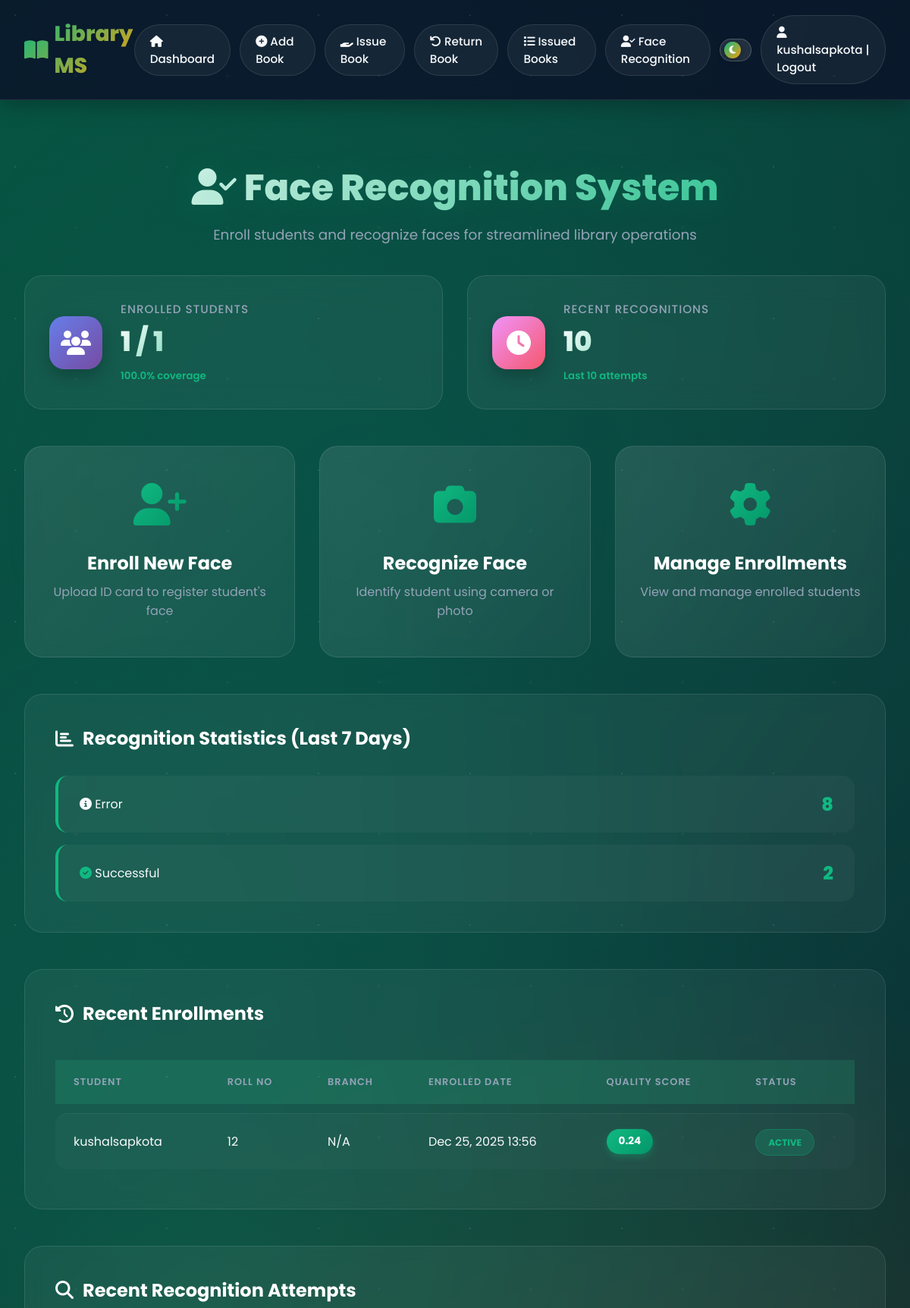
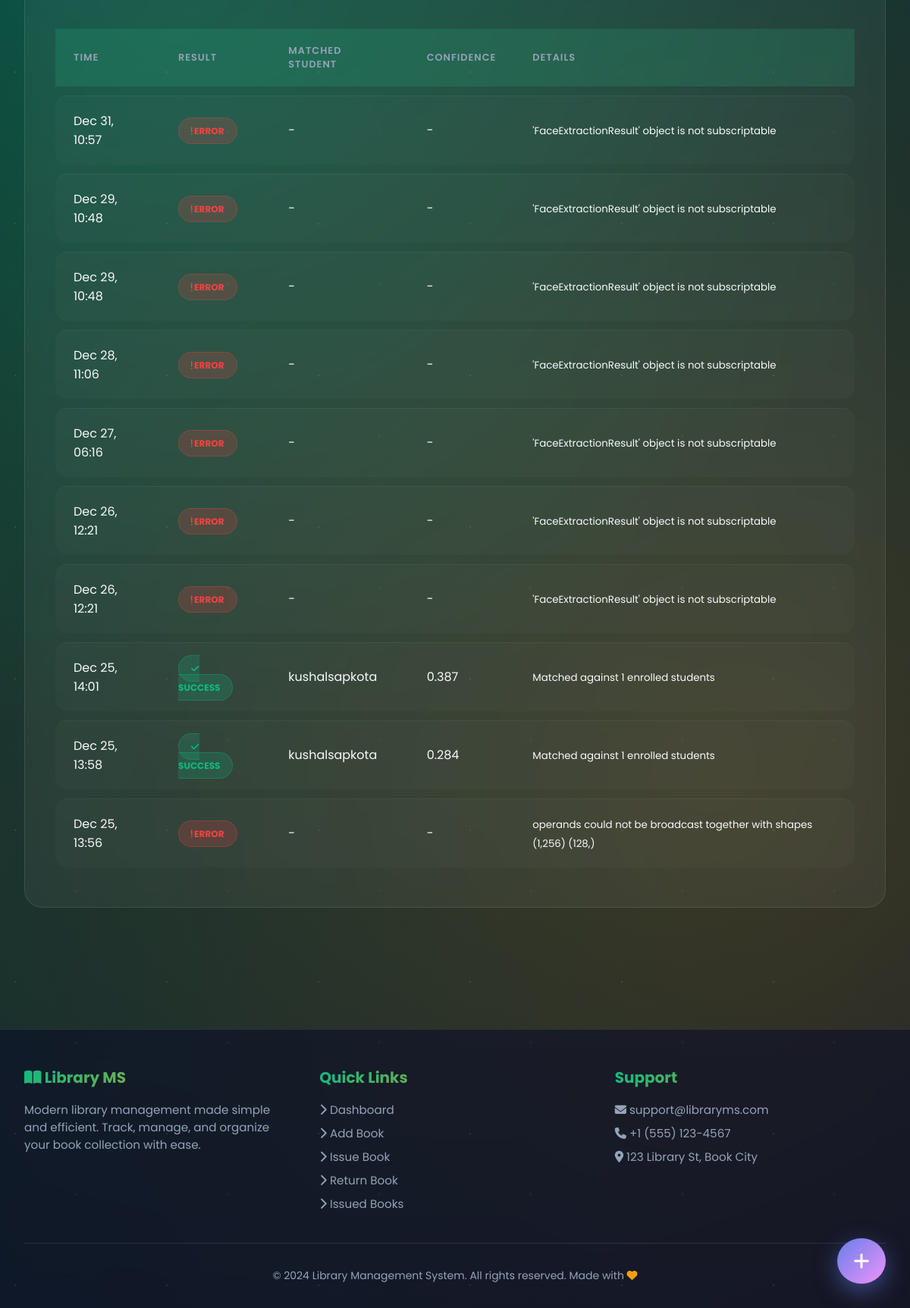
Page /face/dashboard/ (signed in) on the committed database (2 pictures, top to bottom).
### idchartrecognation/models.py (models this page shows, shortened)
class FaceEncoding(models.Model):
    student = models.OneToOneField(Student, on_delete=models.CASCADE, related_name='face_encoding')
    encoding_data = models.BinaryField(help_text='128-dimensional face encoding vector')
    confidence_score = models.FloatField(
        help_text='Quality score of the face encoding (0-1)',
        default=0.0
    )
    enrolled_at = models.DateTimeField(auto_now_add=True)
    updated_at = models.DateTimeField(auto_now=True)
    is_active = models.BooleanField(
        default=True,
        help_text='Active encodings are used for recognition'
    )
    id_card = models.ForeignKey(
        IDCard,
        on_delete=models.SET_NULL,
        null=True,
        blank=True,
        related_name='face_encodings',
        help_text='Source ID card for this encoding'
    )
    class Meta:
        ordering = ['-enrolled_at']
        verbose_name = "Face Encoding"
        verbose_name_plural = "Face Encodings"
        indexes = [
            models.Index(fields=['student', 'is_active']),
        ]

class RecognitionLog(models.Model):
    RESULT_CHOICES = [
        ('success', 'Success'),
        ('no_match', 'No Match Found'),
        ('no_face', 'No Face Detected'),
        ('multiple_faces', 'Multiple Faces Detected'),
        ('poor_quality', 'Poor Quality Image'),
        ('error', 'Error'),
    ]
    image = models.ImageField(upload_to='recognition_logs/', null=True, blank=True)
    result = models.CharField(max_length=20, choices=RESULT_CHOICES)
    matched_student = models.ForeignKey(
        Student,
        on_delete=models.SET_NULL,
        null=True,
        blank=True,
        related_name='recognition_logs'
    )
    confidence = models.FloatField(
        null=True,
        blank=True,
        help_text='Match confidence score (lower is better, < 0.6 is good match)'
    )
    timestamp = models.DateTimeField(auto_now_add=True)
    details = models.TextField(blank=True, help_text='Additional details or error messages')
    class Meta:
        ordering = ['-timestamp']
        verbose_name = "Recognition Log"
        verbose_name_plural = "Recognition Logs"
        indexes = [
            models.Index(fields=['-timestamp']),
            models.Index(fields=['matched_student', '-timestamp']),
        ]

### home/models.py (models this page shows, shortened)
class Student(models.Model):
    MAX_BOOKS_ALLOWED = 5  # Maximum books a student can issue at once
    user = models.OneToOneField(User, on_delete=models.CASCADE)
    classroom = models.CharField(max_length=10, blank=True, default='N/A')
    branch = models.CharField(max_length=10, blank=True, default='N/A')
    roll_no = models.CharField(max_length=3, blank=True)
    phone = models.CharField(
        max_length=10,
        blank=True,
        validators=[RegexValidator(
            regex=r'^\d{10}$',
            message='Phone number must be exactly 10 digits'
        )]
    )
    image = models.ImageField(upload_to="student_images/", blank=True)
    date_joined = models.DateTimeField(auto_now_add=True)
    is_active = models.BooleanField(default=True)
    class Meta:
        ordering = ['user__username']

### idchartrecognation/views.py (the view)
# urls.py: path('dashboard/', views.dashboard, name='dashboard'),
@login_required
def dashboard(request):
    total_enrolled = FaceEncoding.objects.filter(is_active=True).count()
    total_students = Student.objects.filter(is_active=True).count()
    enrollment_percentage = (total_enrolled / total_students * 100) if total_students > 0 else 0
    recent_enrollments = FaceEncoding.objects.filter(
        is_active=True
    ).select_related('student__user').order_by('-enrolled_at')[:10]
    week_ago = timezone.now() - timedelta(days=7)
    recognition_stats = RecognitionLog.objects.filter(
        timestamp__gte=week_ago
    ).values('result').annotate(count=Count('result'))
    recent_recognitions = RecognitionLog.objects.select_related(
        'matched_student__user'
    ).order_by('-timestamp')[:10]
    context = {
        'total_enrolled': total_enrolled,
        'total_students': total_students,
        'enrollment_percentage': enrollment_percentage,
        'recent_enrollments': recent_enrollments,
        'recognition_stats': recognition_stats,
        'recent_recognitions': recent_recognitions,
    }
    return render(request, 'idchartrecognation/dashboard.html', context)

### idchartrecognation/templates/idchartrecognation/dashboard.html (shortened to what this page needs)
{% extends 'base.html' %}
{% block content %}
<div class="page-header">
    <h1><i class="fas fa-user-check"></i> Face Recognition System</h1>
    <p>Enroll students and recognize faces for streamlined library operations</p>
</div>
<div class="stats-grid">
    <div class="stat-card">
        <div class="stat-icon" style="background: linear-gradient(135deg, #667eea 0%, #764ba2 100%);">
            <i class="fas fa-users"></i>
        </div>
        <div class="stat-content">
            <p>Enrolled Students</p>
            <h2>{{ total_enrolled }} / {{ total_students }}</h2>
            <small>{{ enrollment_percentage|floatformat:1 }}% coverage</small>
        </div>
    </div>
    <div class="stat-card">
        <div class="stat-icon" style="background: linear-gradient(135deg, #f093fb 0%, #f5576c 100%);">
            <i class="fas fa-clock"></i>
        </div>
        <div class="stat-content">
            <p>Recent Recognitions</p>
            <h2>{{ recent_recognitions.count }}</h2>
            <small>Last 10 attempts</small>
        </div>
    </div>
</div>
<div class="actions-grid">
    <a href="{% url 'idchartrecognation:enroll_face' %}" class="action-card">
        <i class="fas fa-user-plus"></i>
        <h3>Enroll New Face</h3>
        <p>Upload ID card to register student's face</p>
    </a>
    <a href="{% url 'idchartrecognation:recognize_face' %}" class="action-card">
        <i class="fas fa-camera"></i>
        <h3>Recognize Face</h3>
        <p>Identify student using camera or photo</p>
    </a>
    <a href="{% url 'idchartrecognation:manage_enrollments' %}" class="action-card">
        <i class="fas fa-cog"></i>
        <h3>Manage Enrollments</h3>
        <p>View and manage enrolled students</p>
    </a>
</div>
{% if recognition_stats %}
<div class="section-card">
    <h3><i class="fas fa-chart-bar"></i> Recognition Statistics (Last 7 Days)</h3>
    <div class="stats-list">
        {% for stat in recognition_stats %}
        <div class="stat-item">
            <span class="stat-label">
                {% if stat.result == 'success' %}
                    <i class="fas fa-check-circle" style="color: #10b981;"></i> Successful
                {% elif stat.result == 'no_match' %}
                    <i class="fas fa-times-circle" style="color: #ef4444;"></i> No Match
                {% elif stat.result == 'no_face' %}
                    <i class="fas fa-exclamation-circle" style="color: #f59e0b;"></i> No Face Detected
                {% else %}
                    <i class="fas fa-info-circle"></i> {{ stat.result|title }}
                {% endif %}
            </span>
            <span class="stat-value">{{ stat.count }}</span>
        </div>
        {% endfor %}
    </div>
</div>
{% endif %}
{% if recent_enrollments %}
<div class="section-card">
    <h3><i class="fas fa-history"></i> Recent Enrollments</h3>
    <div class="table-responsive">
        <table class="data-table">
            <thead>
                <tr>
                    <th>Student</th>
                    <th>Roll No</th>
                    <th>Branch</th>
                    <th>Enrolled Date</th>
                    <th>Quality Score</th>
                    <th>Status</th>
                </tr>
            </thead>
            <tbody>
                {% for enrollment in recent_enrollments %}
                <tr>
                    <td>{{ enrollment.student.user.get_full_name|default:enrollment.student.user.username }}</td>
                    <td>{{ enrollment.student.roll_no }}</td>
                    <td>{{ enrollment.student.branch }}</td>
                    <td>{{ enrollment.enrolled_at|date:"M d, Y H:i" }}</td>
                    <td>
                        <div class="quality-badge">
                            {{ enrollment.confidence_score|floatformat:2 }}
                        </div>
                    </td>
                    <td>
                        {% if enrollment.is_active %}
                            <span class="badge badge-success">Active</span>
                        {% else %}
                            <span class="badge badge-secondary">Inactive</span>
                        {% endif %}
                    </td>
                </tr>
                {% endfor %}
            </tbody>
        </table>
    </div>
</div>
{% endif %}
{% if recent_recognitions %}
<div class="section-card">
    <h3><i class="fas fa-search"></i> Recent Recognition Attempts</h3>
    <div class="table-responsive">
        <table class="data-table">
            <thead>
                <tr>
                    <th>Time</th>
                    <th>Result</th>
                    <th>Matched Student</th>
                    <th>Confidence</th>
                    <th>Details</th>
                </tr>
            </thead>
            <tbody>
                {% for log in recent_recognitions %}
                <tr>
                    <td>{{ log.timestamp|date:"M d, H:i" }}</td>
                    <td>
                        {% if log.result == 'success' %}
                            <span class="badge badge-success"><i class="fas fa-check"></i> Success</span>
                        {% elif log.result == 'no_match' %}
                            <span class="badge badge-warning"><i class="fas fa-times"></i> No Match</span>
                        {% else %}
                            <span class="badge badge-danger"> {{ log.result|title }}</span>
                        {% endif %}
                    </td>
                    <td>
                        {% if log.matched_student %}
                            {{ log.matched_student.user.get_full_name|default:log.matched_student.user.username }}
                        {% else %}
                            -
                        {% endif %}
                    </td>
                    <td>
                        {% if log.confidence %}
                            {{ log.confidence|floatformat:3 }}
                        {% else %}
                            -
                        {% endif %}
                    </td>
                    <td><small>{{ log.details|truncatewords:10 }}</small></td>
                </tr>
                {% endfor %}
            </tbody>
        </table>
    </div>
</div>
{% endif %}
{% endblock %}

### home/templates/base.html (shortened to what this page needs)
{% load static %}
<!DOCTYPE html>
<html lang="en">
<head>
    <link rel="stylesheet" href="{% static 'user/style.css' %}">
    <link rel="stylesheet" href="https://cdnjs.cloudflare.com/ajax/libs/font-awesome/6.4.0/css/all.min.css">
</head>
<body>
    <nav class="navbar">
        <a href="{% url 'index' %}" class="navbar-brand">
            <i class="fas fa-book-open"></i> Library MS
        </a>
        <div class="nav-links">
            <a href="{% url 'index' %}">
                <i class="fas fa-home"></i> Dashboard
            </a>
            <a href="{% url 'add_book' %}">
                <i class="fas fa-plus-circle"></i> Add Book
            </a>
            <a href="{% url 'issue_book' %}">
                <i class="fas fa-hand-holding"></i> Issue Book
            </a>
            <a href="{% url 'return_book' %}">
                <i class="fas fa-undo"></i> Return Book
            </a>
            <a href="{% url 'view_issued_books' %}">
                <i class="fas fa-list"></i> Issued Books
            </a>
            <a href="{% url 'idchartrecognation:dashboard' %}">
                <i class="fas fa-user-check"></i> Face Recognition
            </a>
            <div class="theme-toggle" onclick="toggleTheme()" title="Toggle Dark/Light Mode">
                <div class="theme-toggle-slider">
                    <i class="fas fa-moon"></i>
                </div>
            </div>
            {% if user.is_authenticated %}
            <a href="{% url 'logout' %}" style="margin-left: auto;">
                <i class="fas fa-user"></i> {{ user.username }} | Logout
            </a>
            {% endif %}
        </div>
    </nav>
    <div class="container">
        {% block content %}
        {% endblock %}
    </div>
    <footer class="site-footer">
        <div class="footer-content">
            <div class="footer-section">
                <h3><i class="fas fa-book-open"></i> Library MS</h3>
                <p>Modern library management made simple and efficient. Track, manage, and organize your book collection with ease.</p>
            </div>
            <div class="footer-section">
                <h3>Quick Links</h3>
                <a href="{% url 'index' %}"><i class="fas fa-chevron-right"></i> Dashboard</a>
                <a href="{% url 'add_book' %}"><i class="fas fa-chevron-right"></i> Add Book</a>
                <a href="{% url 'issue_book' %}"><i class="fas fa-chevron-right"></i> Issue Book</a>
                <a href="{% url 'return_book' %}"><i class="fas fa-chevron-right"></i> Return Book</a>
                <a href="{% url 'view_issued_books' %}"><i class="fas fa-chevron-right"></i> Issued Books</a>
            </div>
            <div class="footer-section">
                <h3>Support</h3>
                <p><i class="fas fa-envelope"></i> support@libraryms.com</p>
                <p><i class="fas fa-phone"></i> +1 (555) 123-4567</p>
                <p><i class="fas fa-map-marker-alt"></i> 123 Library St, Book City</p>
            </div>
        </div>
        <div class="footer-bottom">
            <p>&copy; 2024 Library Management System. All rights reserved. Made with <i class="fas fa-heart" style="color: var(--accent);"></i></p>
        </div>
    </footer>
    <div class="fab-container" id="fabContainer">
        <button class="fab-main ripple" onclick="toggleFAB()" title="Quick Actions">
            <i class="fas fa-plus"></i>
        </button>
    </div>
</body>
</html>

### rows in the picture
FaceEncoding: student.user.get_full_name "kushalsapkota", student.roll_no "12", student.branch "N/A", enrolled_at "Dec 25, 2025 13:56", confidence_score "0.24", is_active "ACTIVE"
RecognitionLog: timestamp "Dec 31, 10:57", result "ERROR", details "'FaceExtractionResult' object is not subscriptable"
RecognitionLog: timestamp "Dec 29, 10:48", result "ERROR", details "'FaceExtractionResult' object is not subscriptable"
RecognitionLog: timestamp "Dec 29, 10:48", result "ERROR", details "'FaceExtractionResult' object is not subscriptable"
RecognitionLog: timestamp "Dec 28, 11:06", result "ERROR", details "'FaceExtractionResult' object is not subscriptable"
RecognitionLog: timestamp "Dec 27, 06:16", result "ERROR", details "'FaceExtractionResult' object is not subscriptable"
RecognitionLog: timestamp "Dec 26, 12:21", result "ERROR", details "'FaceExtractionResult' object is not subscriptable"
RecognitionLog: timestamp "Dec 26, 12:21", result "ERROR", details "'FaceExtractionResult' object is not subscriptable"
RecognitionLog: timestamp "Dec 25, 14:01", result "success" (drawn), matched_student.user.get_full_name "kushalsapkota", confidence "0.387", details "Matched against 1 enrolled students"
RecognitionLog: timestamp "Dec 25, 13:58", result "success" (drawn), matched_student.user.get_full_name "kushalsapkota", confidence "0.284", details "Matched against 1 enrolled students"
RecognitionLog: timestamp "Dec 25, 13:56", result "ERROR", details "operands could not be broadcast together with shapes (1,256) (128,)"

### other values in the picture
{{ user.username }} "kushalsapkota"
{{ total_enrolled }} "1"
{{ total_students }} "1"
{{ enrollment_percentage|floatformat:1 }} "100.0"
{{ recent_recognitions.count }} "10"
{{ stat.result|title }} "Error"
{{ stat.count }} "8" "2"
